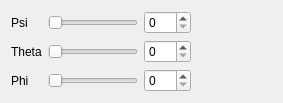
<?xml version="1.0" encoding="UTF-8"?>
<ui version="4.0">
 <class>CBasicEditWidget</class>
 <widget class="QWidget" name="CBasicEditWidget">
  <property name="geometry">
   <rect>
    <x>0</x>
    <y>0</y>
    <width>283</width>
    <height>99</height>
   </rect>
  </property>
  <property name="windowTitle">
   <string>Form</string>
  </property>
  <layout class="QGridLayout" name="gridLayout">
   <item row="0" column="0">
    <widget class="QLabel" name="label">
     <property name="text">
      <string>Psi</string>
     </property>
    </widget>
   </item>
   <item row="0" column="1">
    <widget class="QSlider" name="psiHorizontalSlider">
     <property name="maximum">
      <number>359</number>
     </property>
     <property name="orientation">
      <enum>Qt::Horizontal</enum>
     </property>
    </widget>
   </item>
   <item row="0" column="2">
    <widget class="QSpinBox" name="psiSpinBox">
     <property name="maximum">
      <number>359</number>
     </property>
    </widget>
   </item>
   <item row="0" column="3" rowspan="3">
    <widget class="NLQT::CGraphicsInfoWidget" name="graphicsWidget" native="true">
     <property name="sizePolicy">
      <sizepolicy hsizetype="Fixed" vsizetype="Fixed">
       <horstretch>0</horstretch>
       <verstretch>0</verstretch>
      </sizepolicy>
     </property>
     <property name="minimumSize">
      <size>
       <width>75</width>
       <height>75</height>
      </size>
     </property>
    </widget>
   </item>
   <item row="1" column="0">
    <widget class="QLabel" name="label_2">
     <property name="text">
      <string>Theta</string>
     </property>
    </widget>
   </item>
   <item row="1" column="1">
    <widget class="QSlider" name="thetaHorizontalSlider">
     <property name="maximum">
      <number>360</number>
     </property>
     <property name="orientation">
      <enum>Qt::Horizontal</enum>
     </property>
    </widget>
   </item>
   <item row="1" column="2">
    <widget class="QSpinBox" name="thetaSpinBox">
     <property name="maximum">
      <number>359</number>
     </property>
    </widget>
   </item>
   <item row="2" column="0">
    <widget class="QLabel" name="label_3">
     <property name="text">
      <string>Phi</string>
     </property>
    </widget>
   </item>
   <item row="2" column="1">
    <widget class="QSlider" name="phiHorizontalSlider">
     <property name="maximum">
      <number>360</number>
     </property>
     <property name="orientation">
      <enum>Qt::Horizontal</enum>
     </property>
    </widget>
   </item>
   <item row="2" column="2">
    <widget class="QSpinBox" name="phiSpinBox">
     <property name="maximum">
      <number>359</number>
     </property>
    </widget>
   </item>
  </layout>
 </widget>
 <customwidgets>
  <customwidget>
   <class>NLQT::CGraphicsInfoWidget</class>
   <extends>QWidget</extends>
   <header>graphics_info_widget.h</header>
   <container>1</container>
  </customwidget>
 </customwidgets>
 <resources/>
 <connections>
  <connection>
   <sender>psiHorizontalSlider</sender>
   <signal>valueChanged(int)</signal>
   <receiver>psiSpinBox</receiver>
   <slot>setValue(int)</slot>
   <hints>
    <hint type="sourcelabel">
     <x>126</x>
     <y>22</y>
    </hint>
    <hint type="destinationlabel">
     <x>173</x>
     <y>22</y>
    </hint>
   </hints>
  </connection>
  <connection>
   <sender>thetaHorizontalSlider</sender>
   <signal>valueChanged(int)</signal>
   <receiver>thetaSpinBox</receiver>
   <slot>setValue(int)</slot>
   <hints>
    <hint type="sourcelabel">
     <x>135</x>
     <y>41</y>
    </hint>
    <hint type="destinationlabel">
     <x>192</x>
     <y>41</y>
    </hint>
   </hints>
  </connection>
  <connection>
   <sender>phiHorizontalSlider</sender>
   <signal>valueChanged(int)</signal>
   <receiver>phiSpinBox</receiver>
   <slot>setValue(int)</slot>
   <hints>
    <hint type="sourcelabel">
     <x>134</x>
     <y>65</y>
    </hint>
    <hint type="destinationlabel">
     <x>170</x>
     <y>65</y>
    </hint>
   </hints>
  </connection>
  <connection>
   <sender>phiSpinBox</sender>
   <signal>valueChanged(int)</signal>
   <receiver>phiHorizontalSlider</receiver>
   <slot>setValue(int)</slot>
   <hints>
    <hint type="sourcelabel">
     <x>184</x>
     <y>77</y>
    </hint>
    <hint type="destinationlabel">
     <x>138</x>
     <y>79</y>
    </hint>
   </hints>
  </connection>
  <connection>
   <sender>thetaSpinBox</sender>
   <signal>valueChanged(int)</signal>
   <receiver>thetaHorizontalSlider</receiver>
   <slot>setValue(int)</slot>
   <hints>
    <hint type="sourcelabel">
     <x>179</x>
     <y>50</y>
    </hint>
    <hint type="destinationlabel">
     <x>154</x>
     <y>50</y>
    </hint>
   </hints>
  </connection>
  <connection>
   <sender>psiSpinBox</sender>
   <signal>valueChanged(int)</signal>
   <receiver>psiHorizontalSlider</receiver>
   <slot>setValue(int)</slot>
   <hints>
    <hint type="sourcelabel">
     <x>171</x>
     <y>9</y>
    </hint>
    <hint type="destinationlabel">
     <x>155</x>
     <y>18</y>
    </hint>
   </hints>
  </connection>
 </connections>
</ui>
